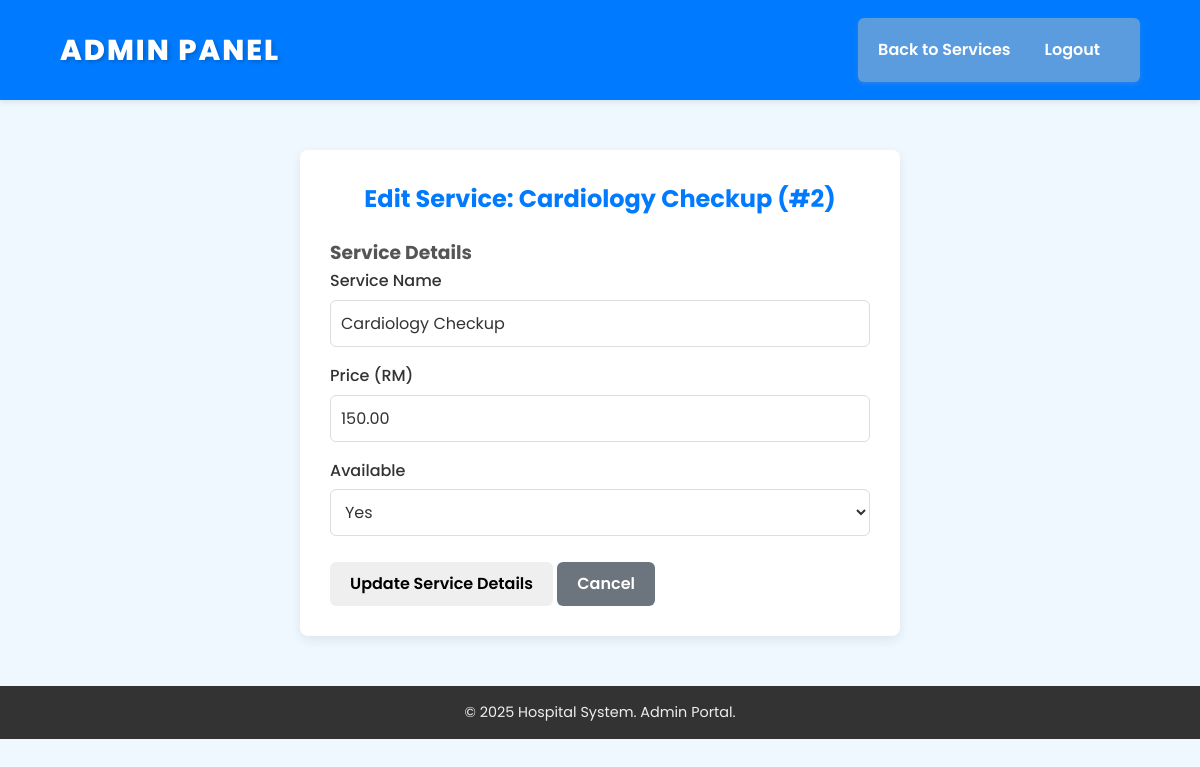
Screenshot of /edit_services.php?id=2 (signed in) with the database file from the repository.
### tables this page shows
CREATE TABLE IF NOT EXISTS `services` (
  `Service_ID` INT NOT NULL AUTO_INCREMENT,
  `Service_Name` VARCHAR(100) NOT NULL,
  `Service_Price` DECIMAL(10, 2) NOT NULL,
  `Available` ENUM('Yes', 'No') NOT NULL,
  PRIMARY KEY (`Service_ID`)
);

### edit_services.php (the view, shortened to what this page needs)
<?php
require 'config/db.php';
$service_id = (int)$_GET['id'];
$sql_fetch = "SELECT Service_ID, Service_Name, Service_Price, Available FROM services WHERE Service_ID = ? AND (is_deleted = 0 OR is_deleted IS NULL)";
$stmt_fetch = mysqli_prepare($conn, $sql_fetch);
mysqli_stmt_bind_param($stmt_fetch, 'i', $service_id);
mysqli_stmt_execute($stmt_fetch);
$res_fetch = mysqli_stmt_get_result($stmt_fetch);
$service_data = mysqli_fetch_assoc($res_fetch);
$service_name_val = htmlspecialchars($_POST['service_name'] ?? $service_data['Service_Name']);
$service_price_val = htmlspecialchars($_POST['service_price'] ?? $service_data['Service_Price']);
$available_val = htmlspecialchars($_POST['available'] ?? $service_data['Available']);
?>
<!doctype html>
<html>
<head>
    <link rel="stylesheet" href="assets/css/style.css">
</head>
<body>
    <header class="header">
        <div class="brand">Admin Panel</div>
        <nav class="nav">
            <a href="dashboard/admin.php?tab=services">Back to Services</a>
            <a href="logout.php" class="btn">Logout</a>
        </nav>
    </header>
    <div class="container">
        <div class="edit-form-container">
            <h2>Edit Service: <?=htmlspecialchars($service_data['Service_Name'])?> (#<?=htmlspecialchars($service_id)?>)</h2>
            <form method="post">
                <h3>Service Details</h3>
                <div class="form-group">
                    <label for="service_name">Service Name</label>
                    <input type="text" id="service_name" name="service_name" value="<?=$service_name_val?>" required>
                </div>
                <div class="form-group">
                    <label for="service_price">Price (RM)</label>
                    <input type="number" step="0.01" id="service_price" name="service_price" value="<?=$service_price_val?>" required>
                </div>
                <div class="form-group">
                    <label for="available">Available</label>
                    <select id="available" name="available" required>
                        <option value="1" <?=$available_val == '1' ? 'selected' : ''?>>Yes</option>
                    </select>
                </div>
                <button class="btn" type="submit">Update Service Details</button>
                <a href="dashboard/admin.php?tab=services" class="btn btn-secondary">Cancel</a>
            </form>
        </div>
    </div>
    <footer class="footer">
        &copy; <?= date('Y') ?> Hospital System. Admin Portal.
    </footer>
</body>
</html>

### assets/css/style.css (style rules this page uses)
* { margin: 0; padding: 0; box-sizing: border-box; font-family: "Poppins", sans-serif; }
:root { --bg-color: #f0f8ff; --text-color: #333; --header-bg: #007BFF; --header-text: #fff; --nav-bg: #5b9cde; --card-bg: #fff; --section-bg: rgba(255, 255, 255, 0.5); --border-color: #007BFF; --footer-bg: #333; --footer-text: #eee; --btn-primary: #007BFF; --btn-secondary: #07830b; --btn-danger: #dc3545; --alert-success-bg: #d4edda; --alert-success-text: #155724; --alert-success-border: #c3e6cb; --alert-error-bg: #f8d7da; --alert-error-text: #721c24; --alert-error-border: #f5c6cb; --alert-warning-bg: #fff3cd; --alert-warning-text: #856404; --alert-warning-border: #ffeaa7; --alert-info-bg: #d1ecf1; --alert-info-text: #0c5460; --alert-info-border: #bee5eb; --badge-pending-bg: #ffc107; --badge-pending-text: #000; --badge-approved-bg: #28a745; --badge-approved-text: #fff; --badge-disapproved-bg: #dc3545; --badge-disapproved-text: #fff; --badge-done-bg: #17a2b8; --badge-done-text: #fff; --badge-cancel-bg: #6c757d; --badge-cancel-text: #fff; --payment-unpaid-bg: #ffc107; --payment-unpaid-text: #000; --payment-pending-bg: #ffc107; --payment-pending-text: #000; --payment-paid-bg: #007bff; --payment-paid-text: #fff; --payment-rejected-bg: #dc3545; --payment-rejected-text: #fff; --payment-review-bg: #ffb74d; --payment-review-text: #000; --table-hover-bg: #f5f5f5; --table-border: #ddd; --contact-form-bg: #fff; --about-text-bg: #fff; --input-bg: #fff; }
body { background: var(--bg-color); color: var(--text-color); line-height: 1.6; font-size: 16px; transition: background 0.3s ease, color 0.3s ease; }
.header { display: flex; justify-content: space-between; align-items: center; background: var(--header-bg); padding: 18px 60px; position: sticky; top: 0; z-index: 10; box-shadow: 0 2px 6px rgba(0, 0, 0, 0.1); }
.brand { color: var(--header-text); font-size: 1.8rem; font-weight: 800; text-transform: uppercase; letter-spacing: 2px; transition: opacity 0.3s ease; font-family: "Poppins", sans-serif; text-shadow: 2px 2px 4px rgba(0, 0, 0, 0.2); }
.nav { display: flex; align-items: center; gap: 14px; background: var(--nav-bg); padding: 10px 20px; border-radius: 6px; box-shadow: 0 2px 4px rgba(45, 131, 236, 0.901); }
.nav a { color: var(--header-text); text-decoration: none; font-weight: 600; font-size: 1rem; transition: opacity 0.3s ease; font-family: "Poppins", sans-serif; }
.container { max-width: 1200px; margin: 0 auto; padding: 20px; }
.btn { display: inline-block; padding: 10px 20px; text-decoration: none; border-radius: 6px; font-weight: 600; transition: all 0.3s ease; cursor: pointer; border: none; text-align: center; line-height: 1.5; font-size: 1rem; }
.btn-secondary { background: var(--btn-secondary); color: var(--header-text); }
.form-group { margin-bottom: 16px; text-align: left; }
label { display: block; margin-bottom: 6px; font-weight: 500; color: var(--text-color); }
input, textarea, select { width: 100%; padding: 10px; border: 1px solid var(--table-border); border-radius: 6px; background: var(--input-bg); color: var(--text-color); font-size: 1rem; transition: border-color 0.3s ease, box-shadow 0.3s ease; }
.footer { text-align: center; padding: 15px; background: var(--footer-bg); color: var(--footer-text); font-size: 0.9rem; margin-top: auto; }
html { scroll-behavior: smooth; }
.edit-form-container { max-width: 600px; margin: 30px auto; padding: 30px; background: var(--card-bg); border-radius: 8px; box-shadow: 0 4px 12px rgba(0, 0, 0, 0.08); }
.edit-form-container h2 { color: #007BFF; text-align: center; margin-bottom: 20px; }
.edit-form-container h3 { margin-top: 20px; color: #555; }
.edit-form-container .btn-secondary { background: #6c757d; margin-top: 10px; text-align: center; }

### rows the page displays
services: Service_Name "Cardiology Checkup", service_name "Cardiology Checkup", service_price "150.00"

### other values shown
$service_id "2"
